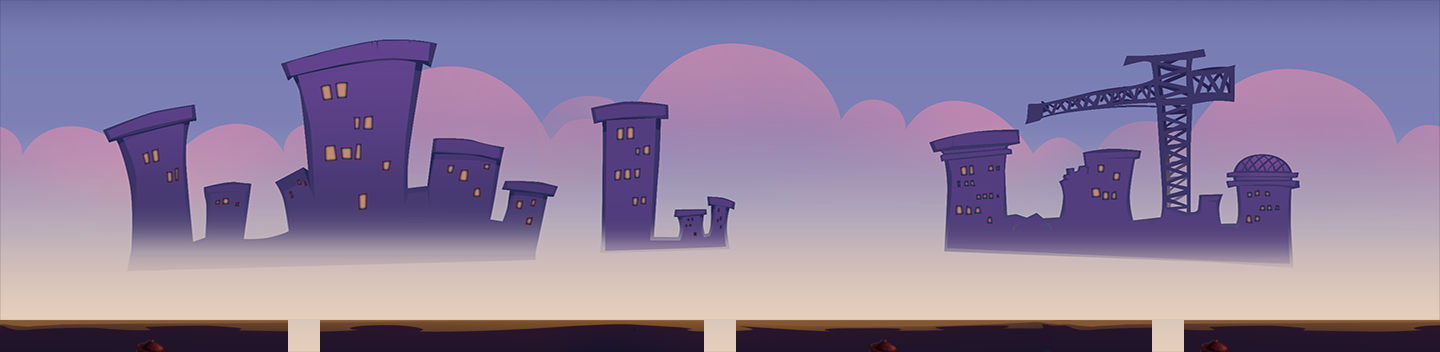

A 2D game scene composited from a Tiled map and its tileset images. What follows is a short description and the map's XML, with each tile layer's data collapsed to a summary:
An orthogonal 45x11 tile map with 32x32 px tiles, 1 tile layer (块层 1) and 18 objects.

<map version="1.0" orientation="orthogonal" width="45" height="11" tilewidth="32" tileheight="32">
 <tileset firstgid="1" name="map1" tilewidth="32" tileheight="32">
  <image source="map1.png" width="1440" height="379" />
 </tileset>
 <layer name="块层 1" width="45" height="11" opacity="0.94">
  <data>[495 cells, 495 non-empty, 492 distinct tile ids]</data>
 </layer>
 <objectgroup name="coins" width="45" height="11">
  <object x="106" y="256" />
  <object x="147" y="207" />
  <object x="375" y="265" />
  <object x="475" y="232" />
  <object x="379" y="293" />
  <object x="1089" y="158" />
  <object x="1117" y="135" />
  <object x="1175" y="133" />
  <object x="521" y="304" />
  <object x="550" y="303" />
 </objectgroup>
 <objectgroup name="boxs" width="45" height="11">
  <object x="128" y="320" />
  <object x="534" y="280" />
  <object x="1032" y="265" />
 </objectgroup>
 <objectgroup name="floors" width="45" height="11">
  <object x="0" y="320" width="288" height="32" />
  <object x="320" y="320" width="384" height="32" />
  <object x="1184" y="320" width="256" height="32" />
  <object x="736" y="320" width="416" height="32" />
 </objectgroup>
 <objectgroup name="battery" width="45" height="11">
  <object x="1112" y="325" />
 </objectgroup>
</map>
